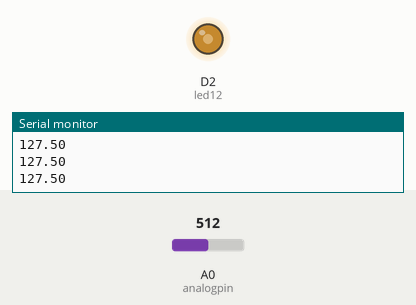
Recording of a sketch running on a simulated ESP8266 (NodeMCU). Shown: output pins drawn as LEDs (lit = HIGH), the last lines printed to the serial monitor. The test bench sets the inputs (shaded band); at power-on: A0 (analogpin) = 512.

Above: at 1.2 s.
1.3 s: A0 (analogpin) set to 716
At 2.8 s:
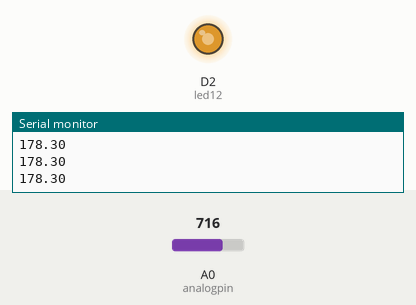
3.2 s: A0 (analogpin) set to 900
At 4.7 s:
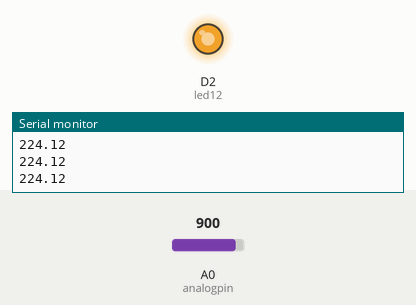
5.0 s: A0 (analogpin) set to 122
At 5.7 s:
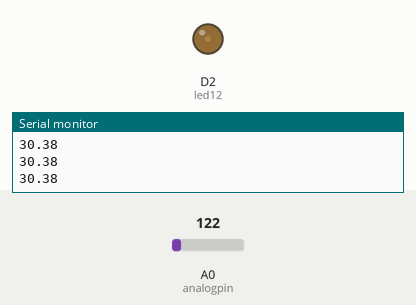
6.8 s: A0 (analogpin) set to 511
At 7.8 s:
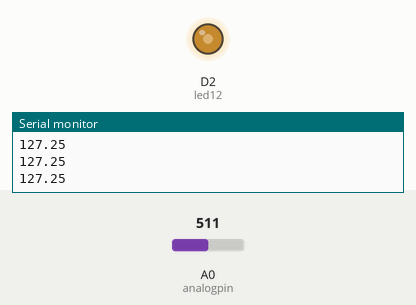
Timing chart, 0 to 9.6 s (numbered marks = the images above; inputs shaded):
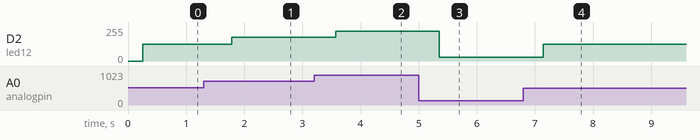

Measured:
- after the input at 1.3 s, D2 (led12): 127/255 → 178/255 after 0.49 s
- after the input at 3.2 s, D2 (led12): 178/255 → 224/255 after 0.37 s
- after the input at 5.0 s, D2 (led12): 224/255 → 30/255 after 0.36 s
- after the input at 6.8 s, D2 (led12): 30/255 → 127/255 after 0.35 s

The sketch:

ReadPentiometerValueMax255.ino
```cpp
const int analogpin = A0;
float value;
int led12 = D2;


void setup(){
  Serial.begin(9600);
}


void loop(){
  value = analogRead(analogpin);
  float persamaan = value*255/1024;
  Serial.println(persamaan);
  delay(255);
  analogWrite(led12, persamaan);
}
```
